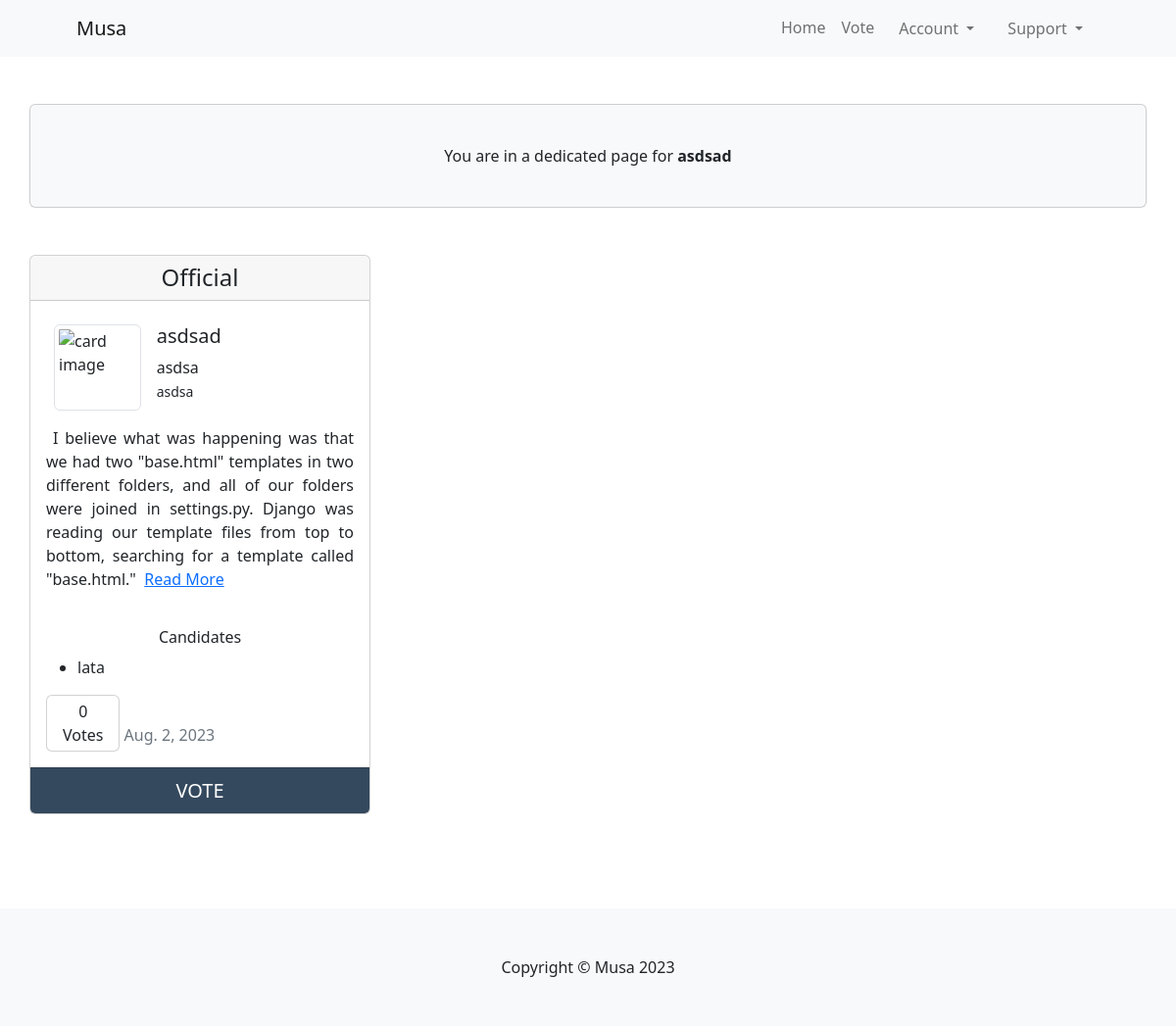
/asdsad, run on an earlier commit of the app's database.
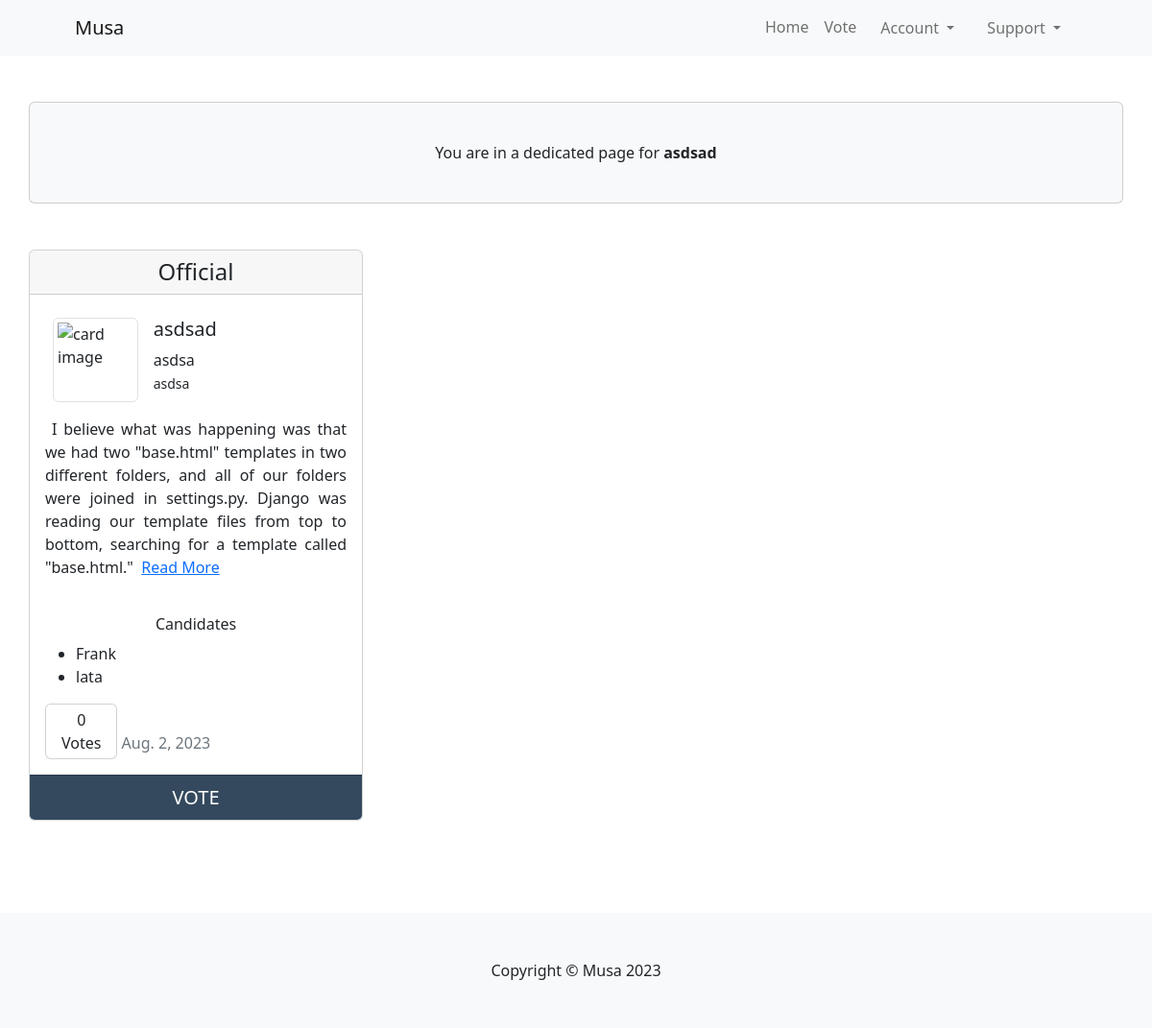
And on a later commit of the database.
### vote_management/models.py (models this page shows, shortened)
class ElectedPerson(models.Model):
    name = models.CharField(max_length=80, unique=True)
    is_elected = models.BooleanField(default=False)
    vote_card = models.ForeignKey(
        VoteCard, on_delete=models.CASCADE, related_name="vote_candidate", blank=True)
    class Meta:
        ordering = ['name']

### vote_management/views.py (the view)
# urls.py: path('<slug:slug>', SingleView.as_view(),
class SingleView(View):
    def get(self, request, slug, *args, **kwargs):
        queryset = VoteCard.objects.filter(status=1)
        card = get_object_or_404(queryset, slug=slug)
        candidates = card.candidates.all()
        return render(request, "single_card.html",
                      {
                          "card": card,
                          "candidates": candidates,
                      })

### vote_management/models.py (called while the page is built)
    def number_of_votes(self):
        return self.vote_record.count()

### templates/frontend/single_card.html (shortened to what this page needs)
{% extends "base.html" %}
{% block content %}
<div class="container px-4 px-lg-0">
    <div class="card bg-light my-5 py-4 text-center">
        <div class="card-body">
            <p class="m-0">You are in a dedicated page for <strong>{{ card.title }}</strong></p>
        </div>
    </div>
    <div class="row gx-4 gx-lg-5">
        <div class="col-md-4 mb-5">
            <div class="card h-100">
                <div class="card-header text-center h4">{{ card.get_type_display}}</div>
                <div class="card-body" style="min-height: 300px;">
                    <div class="row mt-2">
                        <div class="col-4 d-inline-block">
                            {% if "placeholder" in card.event_image.url %}
                            <img src="https://codeinstitute.s3.amazonaws.com/fullstack/blog/default.jpg"
                                alt="code institute" class="img-fluid img-thumbnail rounded float-start mx-2"
                                width="150" height="150">
                            {% else %}
                            <img src="{{ card.event_image.url }}" alt="card image"
                                class="img-fluid img-thumbnail rounded float-start mx-2" width="150" height="150">
                            {% endif %}
                        </div>
                        <div class="col-8 d-inline-block">
                            <span class="">
                                <h5 class="card-title">{{ card.title }}</h5>
                                <p class="mission my-0 fs-6"> {{ card.mission }}</p>
                                <small class="location my-0"> {{ card.location }}</small>
                            </span>
                        </div>
                    </div>
                    <div id="description" class="row mt-3">
                        <div class="col">
                            <p class="my-0">
                                {{ card.description|safe }} <a href="#">Read More</a>
                            </p>
                        </div>
                    </div>
                    <div class="row mt-3">
                        <div class="col">
                            <p class="my-0">
                                <h6 class="text-center">Candidates</h6>
                                <ul>
                                    {% for candidate in card.vote_candidate.all %}
                                    <li>
                                        {{ candidate.name }}
                                    </li>
                                    {% endfor %}
                                </ul>
                            </p>
                        </div>
                    </div>
                    <span class="card d-inline-block">
                        <div class="card-body py-1 px-3 text-center">
                            <span class="card-text">{{ card.number_of_votes }}<br> Votes</span>
                        </div>
                    </span>
                    <span class="card-text text-muted h6"> {{ card.expire }}
                    </span>
                </div>
                <a class="card-footer text-center fs-5" href="{% url 'card_single' card.slug %}">VOTE</a>
            </div>
        </div>
    </div>
</div>
{% endblock content %}

What changed in the data, as far as the page shows it:
added ElectedPerson: name "Frank"
